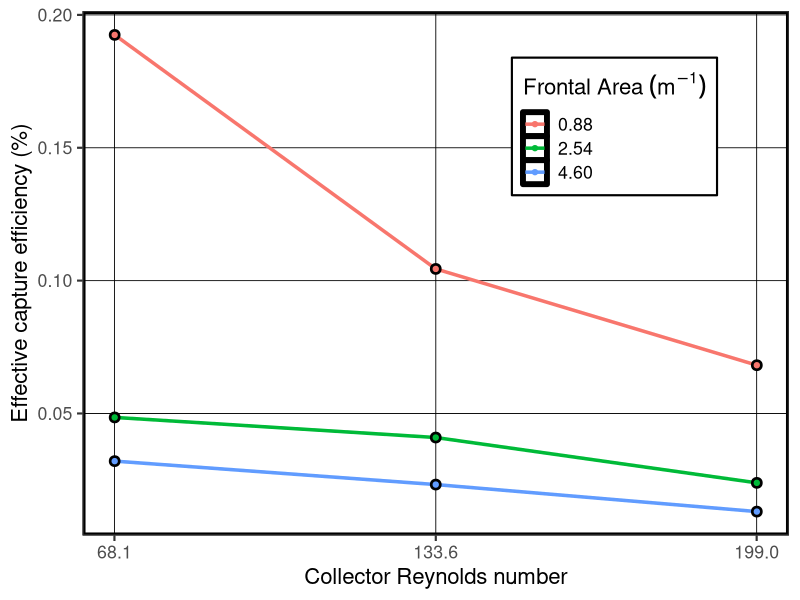
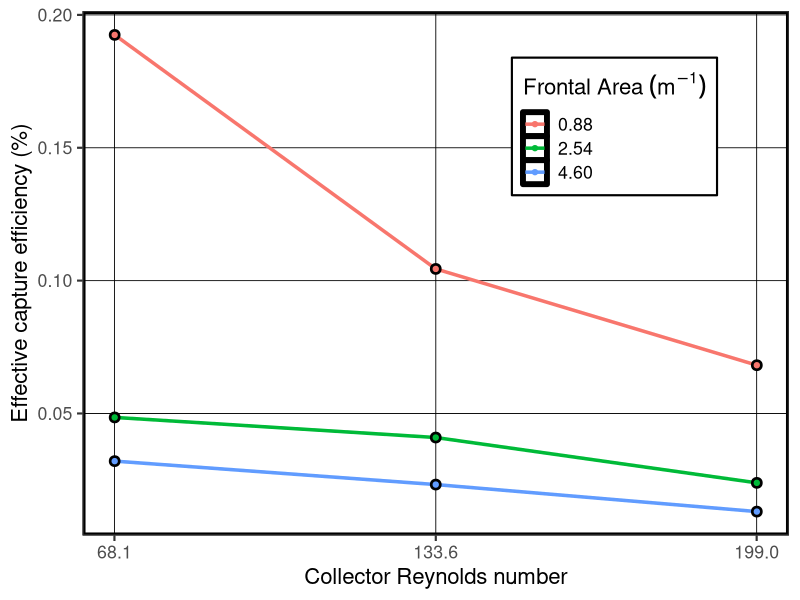

Generate these figures, in order, with R:
library(tidyverse)

data <- read_csv("../data/candace results.csv")

data <- data %>%
  mutate(velocity = Velocity/500,
         eta = k_c/velocity/.003175/Density*2.43/(1.95*.4*.6))

etafig <- data %>%
  filter(Biofouled == 0, `Frontal Area`>0) %>%
  ggplot(aes(x = Re_c, color = factor(sprintf("%.2f", `Frontal Area`)), y = eta)) +
  geom_line(size = 1.2) +
  geom_point(size = 3.3, color = "black") +
  geom_point(size = 1.5) +
  theme_bw(base_size = 16) +
  labs(y = "Effective capture efficiency (%)", 
       x = "Collector Reynolds number", 
       color = expression(Frontal~Area~(m^-1))) +
  scale_x_continuous(breaks = c(68.1,133.6,199.0)) +
  theme(legend.position = c(.753,.78), 
        legend.background = element_rect(fill = "white", colour = "black"), 
        panel.grid.minor = element_blank(),
        panel.grid.major = element_line(color = "black", size = .3),
        panel.background = element_rect(colour = "black", size = 2))

etafig

ggsave("../pics/etafig.png", width = 7, height = 5, units = "in", dpi = 300)
  
